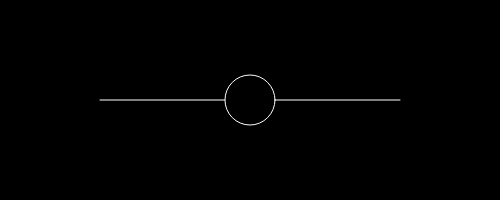
Frame 1 (no input)
Frame 60 (no input): identical to frame 1, image omitted
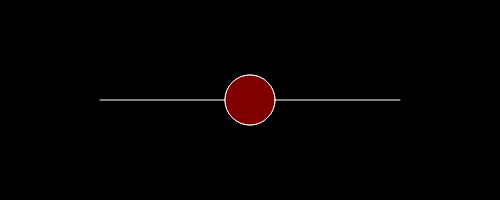
Frame 120 (the mouse pressed at the canvas centre since frame 60)

The p5.js sketch that drew these frames (run headless with seeded random() and noise() and a simulated clock; from frame 60 on, the mouse is pressed at the canvas centre):

// p5.js sketch
// ── sketch.js
var ball = {
  x:250,
  col:0
}
var displ = 0;
var start = 0;

function setup() {
  createCanvas(500,200);
}

function draw() {
  
  // Setup of screen
  background(0)
  stroke(255);
  line((width/2)-150,height/2,(width/2)+150,height/2);
  
  // Producing and moving the ball
  stroke(255);
  fill(0);
  ellipse(ball.x,height/2,50);
  if ( mouseX > (ball.x)-25 && mouseX < (ball.x)+25 && mouseY > (height/2)-25 && mouseY < (height/2)+25 ) {
    if (mouseIsPressed) {
      col = map(mouseX,0,width,0,255);
      fill(col,-col,-col);
      ellipse(ball.x,height/2,50);
      ball.x = mouseX;
      if (ball.x > (width/2)+150) {
        ball.x = (width/2)+150;
      }
      if (ball.x < (width/2)-150) {
        ball.x = (width/2)-150;
      }
    }
  }
}

function mousePressed() {
}
